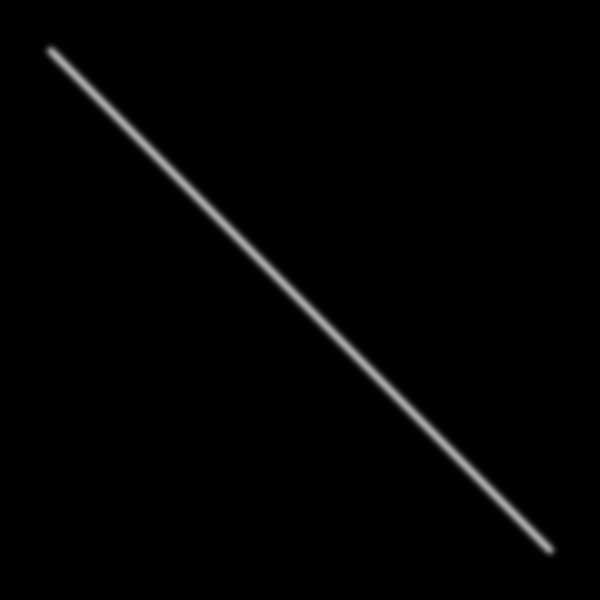
Frame 1 (no input)
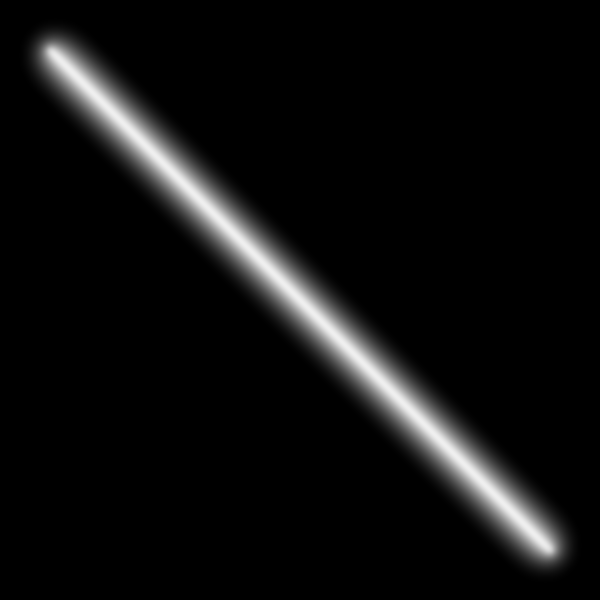
Frame 60 (the mouse pressed at the canvas centre just before this capture)
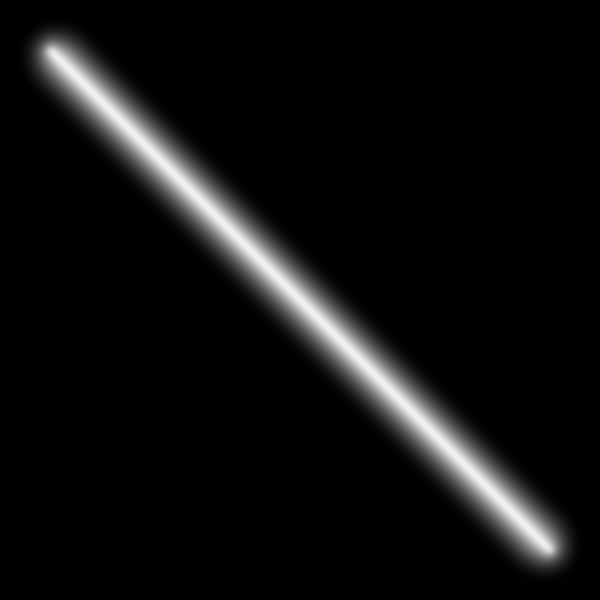
Frame 120 (the mouse held since frame 60 and released just before this capture)

The Processing sketch that drew these frames (run headless with seeded random() and noise(); from frame 60 on, the mouse is pressed at the canvas centre):

// Processing sketch: sable_lazer
// ── sable_lazer.pde
void setup(){
  size(600, 600);
  background(0);
}

void draw(){
  strokeWeight(6);
  stroke(255);
  line(50, 50, 550, 550);
  filter(BLUR, 3);
}
